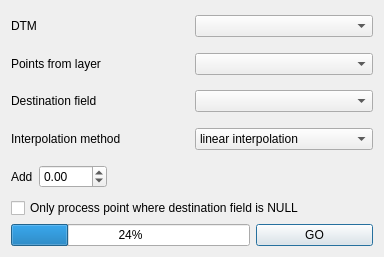
<?xml version="1.0" encoding="UTF-8"?>
<ui version="4.0">
 <class>LandIt</class>
 <widget class="QDialog" name="LandIt">
  <property name="geometry">
   <rect>
    <x>0</x>
    <y>0</y>
    <width>384</width>
    <height>257</height>
   </rect>
  </property>
  <property name="windowTitle">
   <string>LandIt</string>
  </property>
  <layout class="QGridLayout" name="gridLayout">
   <item row="0" column="0" colspan="3">
    <widget class="QWidget" name="widget_2" native="true">
     <layout class="QGridLayout" name="gridLayout_3">
      <property name="margin">
       <number>0</number>
      </property>
      <item row="0" column="0">
       <widget class="QLabel" name="label_4">
        <property name="text">
         <string>DTM</string>
        </property>
       </widget>
      </item>
      <item row="0" column="1">
       <widget class="QComboBox" name="dtmLayer"/>
      </item>
     </layout>
    </widget>
   </item>
   <item row="1" column="0" colspan="3">
    <widget class="QWidget" name="widget_3" native="true">
     <layout class="QGridLayout" name="gridLayout_4">
      <property name="margin">
       <number>0</number>
      </property>
      <item row="1" column="1">
       <widget class="QComboBox" name="sourceLayer"/>
      </item>
      <item row="1" column="0">
       <widget class="QLabel" name="label">
        <property name="text">
         <string>Points from layer</string>
        </property>
       </widget>
      </item>
     </layout>
    </widget>
   </item>
   <item row="7" column="0" colspan="3">
    <widget class="QCheckBox" name="processOnlyNull">
     <property name="text">
      <string>Only process point where destination field is NULL</string>
     </property>
    </widget>
   </item>
   <item row="8" column="2">
    <widget class="QPushButton" name="doButton">
     <property name="text">
      <string>GO</string>
     </property>
    </widget>
   </item>
   <item row="8" column="0" colspan="2">
    <widget class="QProgressBar" name="progressBar">
     <property name="value">
      <number>24</number>
     </property>
    </widget>
   </item>
   <item row="5" column="0" colspan="3">
    <widget class="QWidget" name="widget_4" native="true">
     <layout class="QGridLayout" name="gridLayout_5">
      <property name="margin">
       <number>0</number>
      </property>
      <item row="0" column="1">
       <widget class="QComboBox" name="interpolationMethod">
        <property name="currentIndex">
         <number>1</number>
        </property>
        <item>
         <property name="text">
          <string>nearest neighbor</string>
         </property>
        </item>
        <item>
         <property name="text">
          <string>linear interpolation</string>
         </property>
        </item>
        <item>
         <property name="text">
          <string>cubic interpolation</string>
         </property>
        </item>
       </widget>
      </item>
      <item row="0" column="0">
       <widget class="QLabel" name="label_3">
        <property name="text">
         <string>Interpolation method</string>
        </property>
       </widget>
      </item>
     </layout>
    </widget>
   </item>
   <item row="4" column="0" colspan="3">
    <widget class="QWidget" name="widget" native="true">
     <layout class="QGridLayout" name="gridLayout_2">
      <property name="margin">
       <number>0</number>
      </property>
      <item row="1" column="3">
       <widget class="QComboBox" name="destinationField"/>
      </item>
      <item row="1" column="0">
       <widget class="QLabel" name="label_2">
        <property name="text">
         <string>Destination field</string>
        </property>
       </widget>
      </item>
     </layout>
    </widget>
   </item>
   <item row="6" column="0" colspan="3">
    <widget class="QWidget" name="widget_5" native="true">
     <layout class="QGridLayout" name="gridLayout_6">
      <property name="margin">
       <number>0</number>
      </property>
      <item row="0" column="0">
       <widget class="QLabel" name="label_5">
        <property name="text">
         <string>Add</string>
        </property>
       </widget>
      </item>
      <item row="0" column="1">
       <widget class="QDoubleSpinBox" name="additionValue">
        <property name="minimum">
         <double>-999.990000000000009</double>
        </property>
        <property name="maximum">
         <double>999.990000000000009</double>
        </property>
       </widget>
      </item>
      <item row="0" column="2">
       <spacer name="horizontalSpacer_3">
        <property name="orientation">
         <enum>Qt::Horizontal</enum>
        </property>
        <property name="sizeHint" stdset="0">
         <size>
          <width>40</width>
          <height>20</height>
         </size>
        </property>
       </spacer>
      </item>
     </layout>
    </widget>
   </item>
  </layout>
 </widget>
 <resources/>
 <connections/>
</ui>
